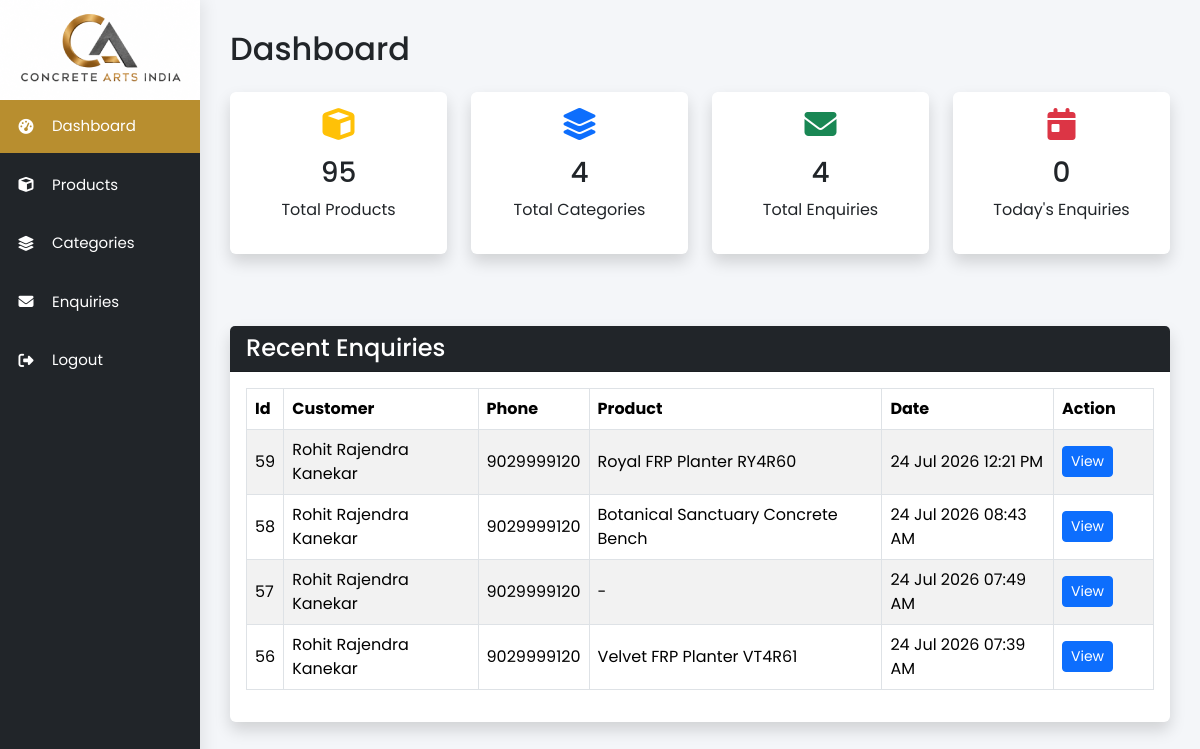
The page /admin/dashboard.php (signed in) on the database as committed earlier.
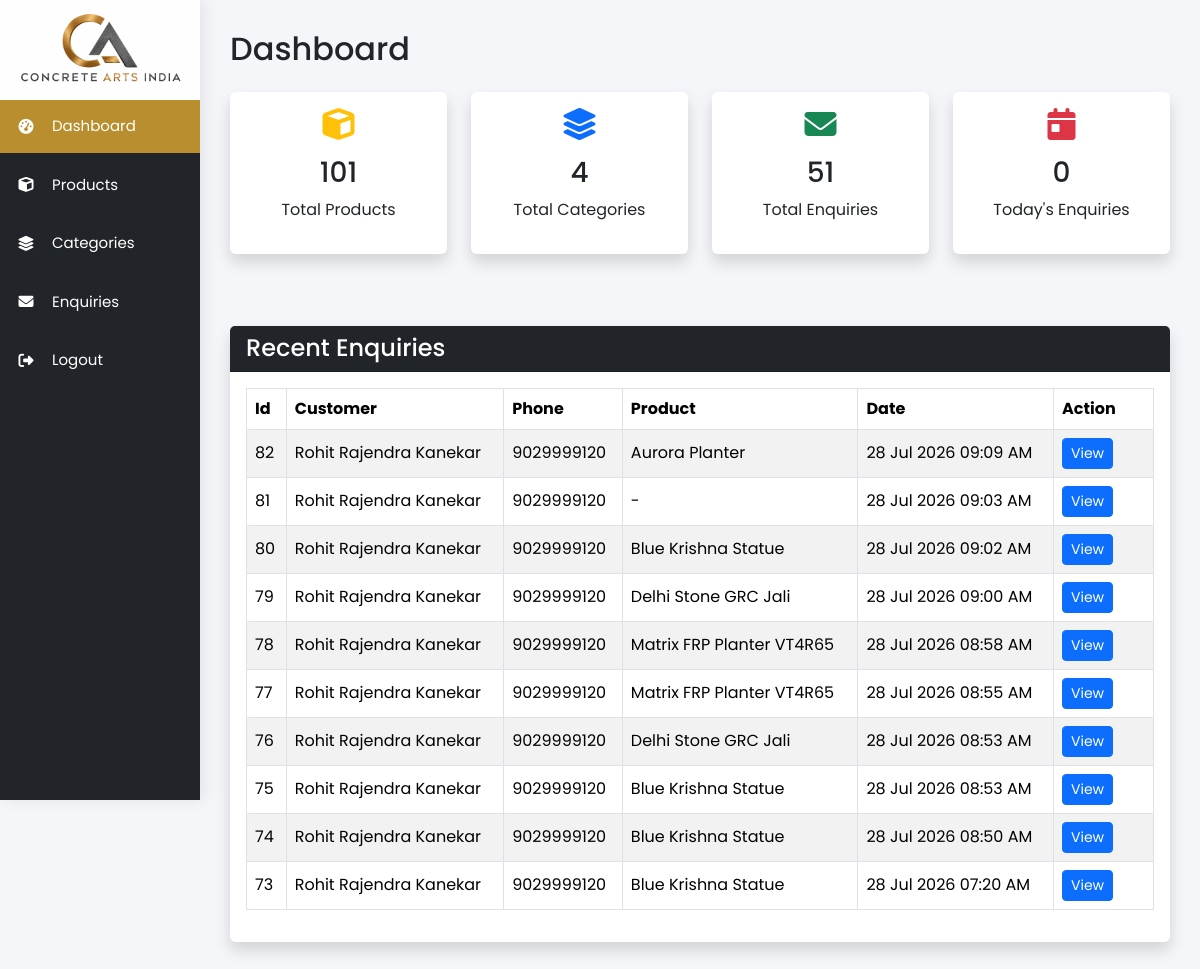
The same page on the database as committed later.
### tables this page shows
CREATE TABLE `enquiries` (
  `id` int(11) NOT NULL,
  `customer_name` varchar(150) NOT NULL,
  `phone` varchar(20) NOT NULL,
  `email` varchar(150) NOT NULL,
  `subject` varchar(255) DEFAULT NULL,
  `message` text DEFAULT NULL,
  `customer_address` text DEFAULT NULL,
  `source` varchar(255) DEFAULT NULL,
  `product_name` varchar(255) DEFAULT NULL,
  `product_category` varchar(100) DEFAULT NULL,
  `product_material` varchar(100) DEFAULT NULL,
  `product_size` varchar(100) DEFAULT NULL,
  `product_price` decimal(12,2) DEFAULT NULL,
  `product_length` varchar(100) DEFAULT NULL,
  `product_breadth` varchar(100) DEFAULT NULL,
  `product_height` varchar(100) DEFAULT NULL,
  `product_color` varchar(100) DEFAULT NULL,
  `product_finish` varchar(100) DEFAULT NULL,
  `product_image` varchar(500) DEFAULT NULL,
  `product_url` varchar(500) DEFAULT NULL,
  `created_at` timestamp NOT NULL DEFAULT current_timestamp()
);

### admin/dashboard.php (the view, shortened to what this page needs)
<?php
require_once 'includes/header.php';
require_once 'includes/sidebar.php';
$stmt = $pdo->query("
    SELECT COUNT(*) AS total
    FROM products
");
$totalProducts = $stmt->fetch(PDO::FETCH_ASSOC)['total'];
$stmt = $pdo->query("
    SELECT COUNT(*) AS total
    FROM categories
");
$totalCategories = $stmt->fetch(PDO::FETCH_ASSOC)['total'];
$totalEnquiries = $pdo->query('SELECT COUNT(*) FROM enquiries')->fetchColumn();
$todayEnquiries = $pdo
    ->query("
		SELECT COUNT(*)
		FROM enquiries
		WHERE DATE(created_at) = CURDATE()
	")
    ->fetchColumn();
$recentEnquiries = $pdo->query("
        SELECT
        id,
        customer_name,
        phone,
        email,
        product_name,
        created_at
        FROM enquiries
        ORDER BY created_at DESC
        LIMIT 10
        ")->fetchAll();
?>
<div class="main-content">
    <h2 class="mb-4">Dashboard</h2>
    <div class="row g-4">
        <div class="col-md-3">
            <div class="card shadow border-0">
                <div class="card-body text-center">
                    <i class="fa-solid fa-cube fa-2x text-warning mb-3"></i>
                    <h3><?= $totalProducts ?></h3>
                    <p>Total Products</p>
                </div>
            </div>
        </div>
        <div class="col-md-3">
            <div class="card shadow border-0">
                <div class="card-body text-center">
                    <i class="fa-solid fa-layer-group fa-2x text-primary mb-3"></i>
                    <h3><?= $totalCategories ?></h3>
                    <p>Total Categories</p>
                </div>
            </div>
        </div>
        <div class="col-md-3">
            <div class="card shadow border-0">
                <div class="card-body text-center">
                    <i class="fa-solid fa-envelope fa-2x text-success mb-3"></i>
                    <h3><?= $totalEnquiries ?></h3>
                    <p>Total Enquiries</p>
                </div>
            </div>
        </div>
        <div class="col-md-3">
            <div class="card shadow border-0">
                <div class="card-body text-center">
                    <i class="fa-solid fa-calendar-day fa-2x text-danger mb-3"></i>
                    <h3><?= $todayEnquiries ?></h3>
                    <p>Today's Enquiries</p>
                </div>
            </div>
        </div>
        <div class="col-md-12">
            <div class="card shadow border-0 mt-5">
                <div class="card-header bg-dark text-white">
                    <h4 class="mb-0">
                        Recent Enquiries
                    </h4>
                </div>
                <div class="card-body">
                    <div class="table-responsive">
                        <table class="table table-hover table-striped table-bordered align-middle">
                            <thead>
                                <tr>
                                    <th>Id</th>
                                    <th>Customer</th>
                                    <th>Phone</th>
                                    <th>Product</th>
                                    <th>Date</th>
                                    <th width="100">
                                        Action
                                    </th>
                                </tr>
                            </thead>
                            <tbody>
                                <?php if (count($recentEnquiries)): ?>
                                    <?php foreach ($recentEnquiries as $row): ?>
                                        <tr>
                                            <td>
                                                <?= $row["id"] ?>
                                            </td>
                                            <td>
                                                <?= htmlspecialchars($row["customer_name"] ?: "-") ?>
                                            </td>
                                            <td>
                                                <?= htmlspecialchars($row["phone"] ?: "-") ?>
                                            </td>
                                            <td>
                                                <?= htmlspecialchars($row["product_name"] ?? "-") ?>
                                            </td>
                                            <td>
                                                <?= date("d M Y h:i A", strtotime($row["created_at"])) ?>
                                            </td>
                                            <td>
                                                <a href="enquiries/view.php?id=<?= $row["id"] ?>"
                                                    class="btn btn-sm btn-primary">
                                                    View
                                                </a>
                                            </td>
                                        </tr>
                                    <?php endforeach; ?>
                                <?php endif; ?>
                            </tbody>
                        </table>
                    </div>
                </div>
            </div>
        </div>
    </div>
</div>
<?php require_once 'includes/footer.php'; ?>

### admin/includes/header.php (shortened to what this page needs)
<!DOCTYPE html>
<html lang="en">
<head>
    <link href="https://cdn.jsdelivr.net/npm/bootstrap@5.3.3/dist/css/bootstrap.min.css" rel="stylesheet">
    <link rel="stylesheet" href="https://cdnjs.cloudflare.com/ajax/libs/font-awesome/6.7.2/css/all.min.css">
</head>
<body>

### admin/includes/sidebar.php (shortened to what this page needs)
<?php
$currentPage = basename($_SERVER['PHP_SELF']);
$currentDir = basename(dirname($_SERVER['PHP_SELF']));
?>
<div class="sidebar">
    <div class="logo">
        <img src="<?= ADMIN_URL ?>assets/images/logo.png" alt="Concrete Arts India">
    </div>
    <ul>
        <li>
            <a href="<?= ADMIN_URL ?>dashboard.php" class="<?= $currentPage == 'dashboard.php' ? 'active' : '' ?>">
                <i class="fa-solid fa-gauge-high"></i>
                Dashboard
            </a>
        </li>
        <li>
            <a href="<?= ADMIN_URL ?>products/index.php" class="<?= $currentDir == 'products' ? 'active' : '' ?>">
                <i class="fa-solid fa-cube"></i>
                Products
            </a>
        </li>
        <li>
            <a href="<?= ADMIN_URL ?>categories/index.php" class="<?= $currentDir == 'categories' ? 'active' : '' ?>">
                <i class="fa-solid fa-layer-group"></i>
                Categories
            </a>
        </li>
        <li>
            <a href="<?= ADMIN_URL ?>enquiries/index.php" class="<?= $currentDir == 'enquiries' ? 'active' : '' ?>">
                <i class="fa-solid fa-envelope"></i>
                Enquiries
            </a>
        </li>
        <li>
            <a href="<?= ADMIN_URL ?>logout.php">
                <i class="fa-solid fa-right-from-bracket"></i>
                Logout
            </a>
        </li>
    </ul>
</div>

### admin/includes/footer.php (shortened to what this page needs)
</body>
</html>

### admin/includes/header.php (style rules this page uses)
* { margin: 0; padding: 0; box-sizing: border-box; font-family: 'Poppins', sans-serif; }
body { background: #f4f6f9; }
a { text-decoration: none; }
ul { margin: 0; padding: 0; list-style: none; }
.sidebar { position: fixed; top: 0; left: 0; width: 200px; height: 100vh; background: #212529; color: #fff; overflow-y: auto; box-shadow: 4px 0 15px rgba(0, 0, 0, .08); }
.logo { text-align: center; }
.sidebar ul li { margin-bottom: 6px; }
.sidebar ul li a { display: flex; align-items: center; gap: 15px; color: #fff; padding: 15px; transition: .3s; font-size: 15px; }
.sidebar i { width: 22px; text-align: center; }
.main-content { margin-left: 200px; padding: 30px; }

### admin/includes/sidebar.php (style rules this page uses)
.active { background: #b88e2f; color: #fff; }

Rows that differ between the two databases and show on the page:
removed enquiries: id "59", customer_name "Rohit Rajendra Kanekar", phone "9029999120", product_name "Royal FRP Planter RY4R60", created_at "24 Jul 2026 12:21 PM"
removed enquiries: id "58", customer_name "Rohit Rajendra Kanekar", phone "9029999120", product_name "Botanical Sanctuary Concrete Bench", created_at "24 Jul 2026 08:43 AM"
removed enquiries: id "57", customer_name "Rohit Rajendra Kanekar", phone "9029999120", product_name "-", created_at "24 Jul 2026 07:49 AM"
removed enquiries: id "56", customer_name "Rohit Rajendra Kanekar", phone "9029999120", product_name "Velvet FRP Planter VT4R61", created_at "24 Jul 2026 07:39 AM"
added enquiries: id "82", customer_name "Rohit Rajendra Kanekar", phone "9029999120", product_name "Aurora Planter", created_at "28 Jul 2026 09:09 AM"
added enquiries: id "81", customer_name "Rohit Rajendra Kanekar", phone "9029999120", product_name "-", created_at "28 Jul 2026 09:03 AM"
added enquiries: id "80", customer_name "Rohit Rajendra Kanekar", phone "9029999120", product_name "Blue Krishna Statue", created_at "28 Jul 2026 09:02 AM"
added enquiries: id "79", customer_name "Rohit Rajendra Kanekar", phone "9029999120", product_name "Delhi Stone GRC Jali", created_at "28 Jul 2026 09:00 AM"
added enquiries: id "78", customer_name "Rohit Rajendra Kanekar", phone "9029999120", product_name "Matrix FRP Planter VT4R65", created_at "28 Jul 2026 08:58 AM"
added enquiries: id "77", customer_name "Rohit Rajendra Kanekar", phone "9029999120", product_name "Matrix FRP Planter VT4R65", created_at "28 Jul 2026 08:55 AM"
added enquiries: id "76", customer_name "Rohit Rajendra Kanekar", phone "9029999120", product_name "Delhi Stone GRC Jali", created_at "28 Jul 2026 08:53 AM"
added enquiries: id "75", customer_name "Rohit Rajendra Kanekar", phone "9029999120", product_name "Blue Krishna Statue", created_at "28 Jul 2026 08:53 AM"
added enquiries: id "74", customer_name "Rohit Rajendra Kanekar", phone "9029999120", product_name "Blue Krishna Statue", created_at "28 Jul 2026 08:50 AM"
added enquiries: id "73", customer_name "Rohit Rajendra Kanekar", phone "9029999120", product_name "Blue Krishna Statue", created_at "28 Jul 2026 07:20 AM"
Other text that changed with them:
$totalProducts: "95" → "101"
$totalEnquiries: "4" → "51"
